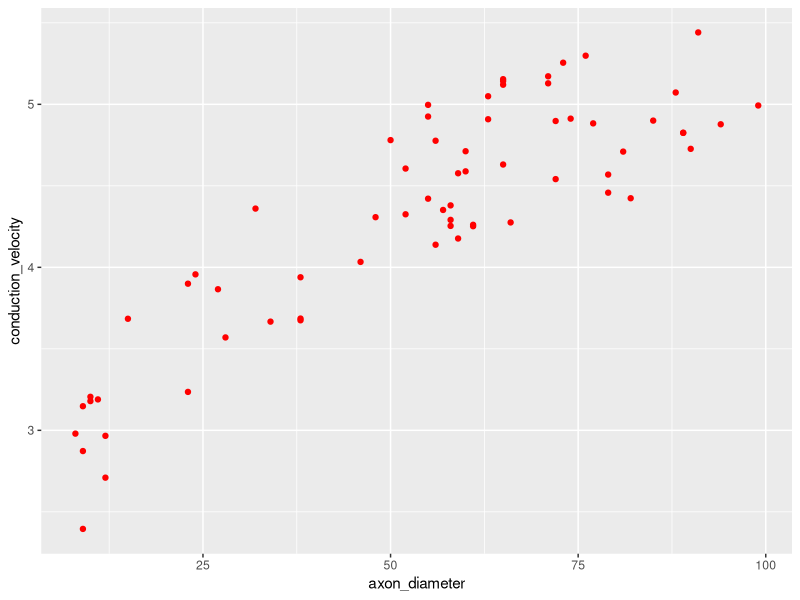
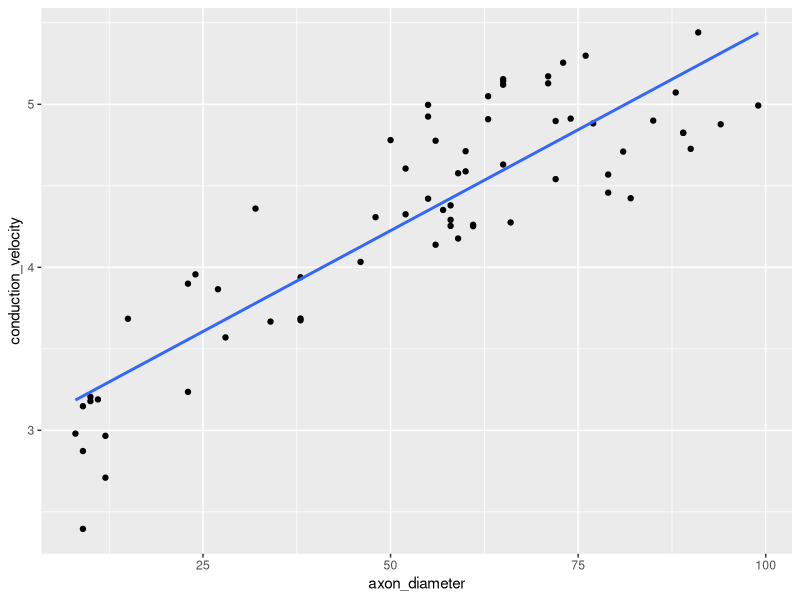
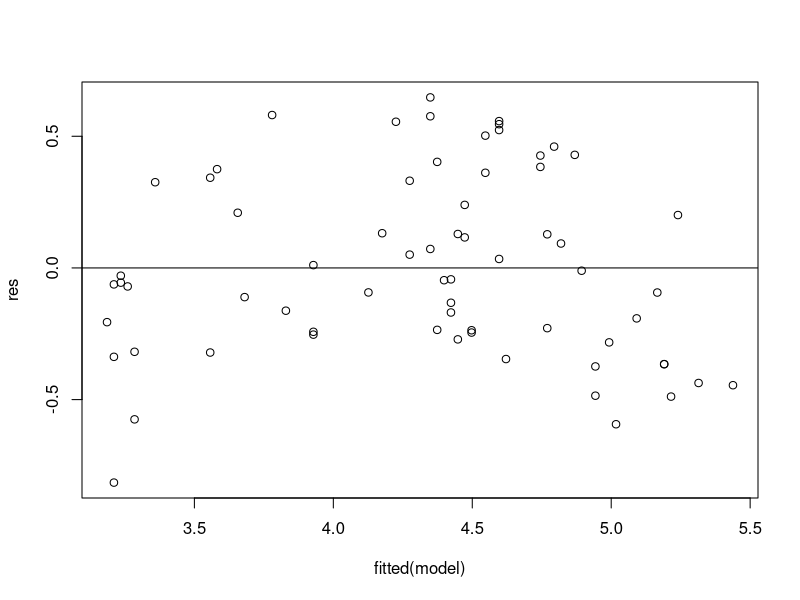
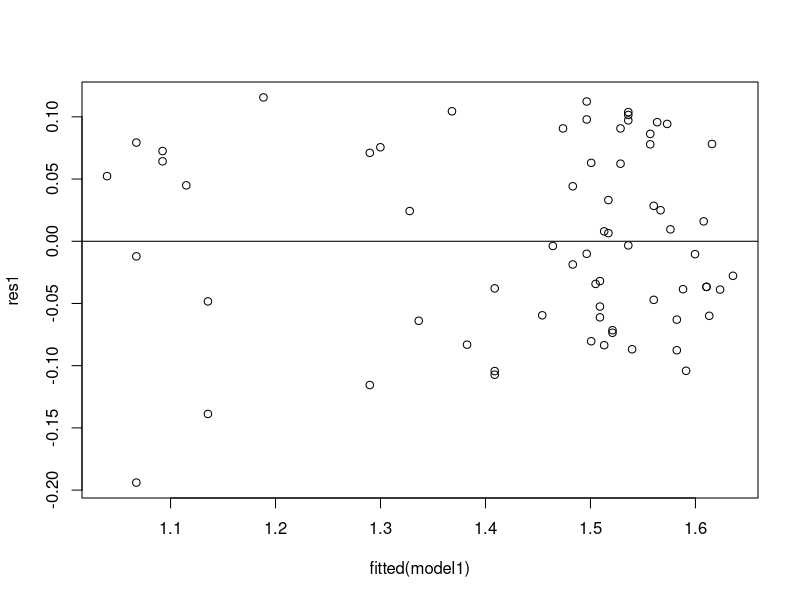
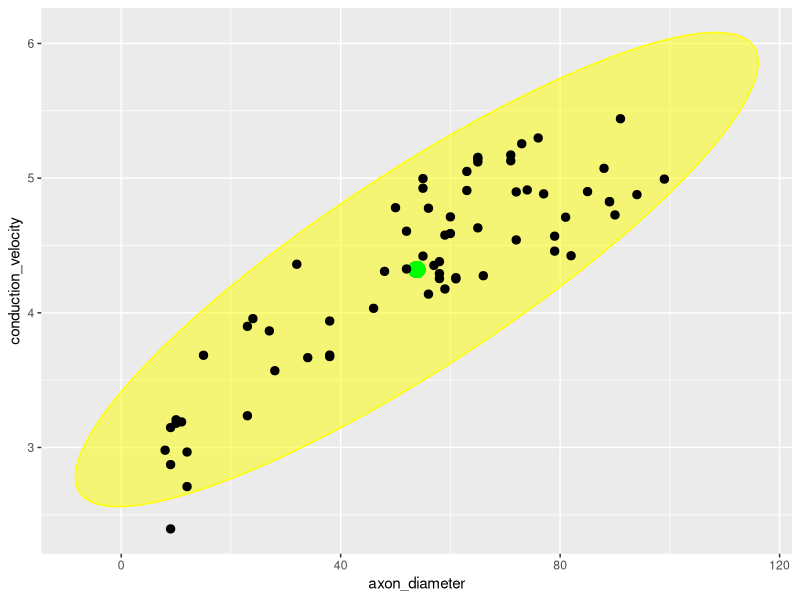

Source code (R) for these figures, in order:
## ---- chunk 1
dragon_neurons <- read.csv('dragon_neurons.csv')
head(dragon_neurons)
## ---- chunk 2
library(ggplot2)
## ---- chunk 3
library(dplyr)
## ---- chunk 4
library(tidyverse)
## ---- chunk 5
ggplot(dragon_neurons, aes(x = axon_diameter, y = conduction_velocity)) + geom_point(colour = "red")
## ---- chunk 6
cor(dragon_neurons$axon_diameter, dragon_neurons$conduction_velocity)
## ---- chunk 7
 slope <- cor(dragon_neurons$axon_diameter, dragon_neurons$conduction_velocity) * (sd(dragon_neurons$conduction_velocity) / sd(dragon_neurons$axon_diameter))
## ---- chunk 8
print(paste("The slope is ", slope))
## ---- chunk 9
intercept <- mean(dragon_neurons$conduction_velocity) - (slope * mean(dragon_neurons$axon_diameter))
## ---- chunk 10
print(paste("The intercept is ", intercept))
## ---- chunk 11
ggplot(dragon_neurons, aes(x = axon_diameter, y = conduction_velocity)) + geom_point() + geom_smooth(method = "lm", se = FALSE)
## ---- chunk 12
model<-lm(conduction_velocity~axon_diameter,data=dragon_neurons)
## ---- chunk 13
res<- resid(model)
res
## ---- chunk 14
plot(fitted(model), res)
abline(0,0)
## ---- chunk 15
model1<-lm(log(conduction_velocity)~log(axon_diameter),data=dragon_neurons)
## ---- chunk 16
res1<- resid(model1)
res1
## ---- chunk 17
plot(fitted(model1), res1)
abline(0,0)
## ---- chunk 18

## ---- chunk 19
vanilla_model <- dragon_neurons[c('axon_diameter', 'conduction_velocity')]
## ---- chunk 20
vanilla_model.center <- colMeans(vanilla_model)
vanilla_model.cov <- cov(vanilla_model)
vanilla_model.rad <- sqrt(qchisq(p=0.95, df=ncol(vanilla_model)))
## ---- chunk 21
ellipse <- car::ellipse(center = vanilla_model.center, shape = vanilla_model.cov, radius = vanilla_model.rad, segments = 150, draw = FALSE)
ellipse <- as.data.frame(ellipse)
colnames(ellipse) <- colnames(vanilla_model)
## ---- chunk 22
ggplot(vanilla_model, aes(x = axon_diameter, y = conduction_velocity)) + geom_point(size = 2) + geom_polygon(data=ellipse, fill="yellow", color = "yellow", alpha=0.5)+geom_point(aes(vanilla_model.center[1], vanilla_model.center[2]), size = 5, color = 'green') + geom_point(label = row.names(vanilla_model), hjust=1, vjust = -1.5, size = 2.5)
## ---- chunk 23
distance <- mahalanobis(x=vanilla_model, center = vanilla_model.center, cov = vanilla_model.cov)
distance
## ---- chunk 24
cutoff <- qchisq(p=0.95, df=ncol(vanilla_model))
cutoff
## ---- chunk 25
a1 <- summary(model)$r.squared
print(paste("The R-Squared for thr initial linear model is", a1))
## ---- chunk 26
a2 <- summary(model1)$r.squared
print(paste("The R-Squared for the functional form is", a2))
## ---- chunk 27
summary(model1)
